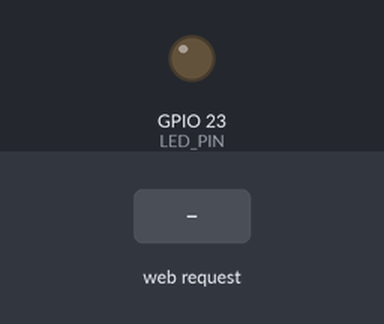
Recording of a sketch running on a simulated ESP32. On the bench: output pins drawn as LEDs (lit = HIGH). The inputs (shaded band) are chosen by the test bench. WiFi joins after 1.5 s; servers stay silent unless stated; what the sketch prints to the serial monitor is not drawn.

Above: at 2.7 s.
2.8 s: HTTP request GET /on received
At 3.2 s:
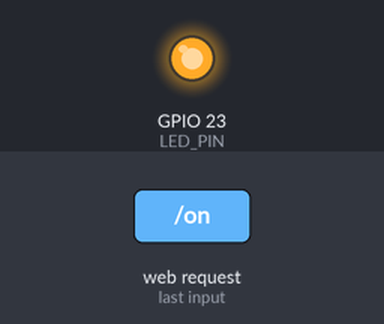
4.3 s: HTTP request GET /off received
At 5.5 s:
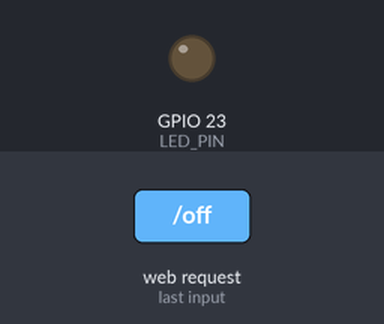
Timing chart, 0 to 7.3 s (numbered marks = the images above; inputs shaded):
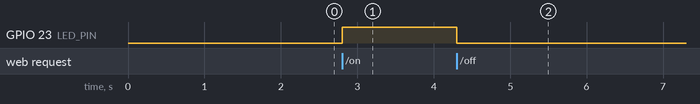

Measured:
- after the input at 2.8 s, GPIO 23 (LED_PIN): LOW → HIGH at once
- after the input at 4.3 s, GPIO 23 (LED_PIN): HIGH → LOW at once

The sketch:

esp32_led_temporizador_web.ino
```cpp
#include <WiFi.h>
#include <WebServer.h>

// ====== CONFIGURAR ======
const char* ssid     = "C.U.A";
const char* password = "C951u123a";
// ============================

const int LED_PIN = 23;
const unsigned long DURACION_MS = 10000;

bool ledState = false;
unsigned long marcaEncendido = 0;

WebServer server(80);

const char PAGINA[] PROGMEM = R"rawliteral(
<!DOCTYPE html>
<html lang="es">
<head>
<meta charset="UTF-8">
<meta name="viewport" content="width=device-width, initial-scale=1">
<title>Control LED</title>
<style>
  body { font-family: sans-serif; text-align: center; background: #111; color: #fff; padding-top: 50px; }
  #estado { font-size: 1.5rem; margin-bottom: 10px; }
  #cuenta { font-size: 1.2rem; margin-bottom: 30px; color: #ffb300; min-height: 1.5em; }
  button { font-size: 1.4rem; padding: 18px 36px; margin: 8px; border: none; border-radius: 16px;
           color: #fff; cursor: pointer; }
  #on  { background: #2e7d32; }
  #off { background: #c62828; }
</style>
</head>
<body>
  <h1>ESP32 · LED</h1>
  <div id="estado">Cargando...</div>
  <div id="cuenta"></div>
  <button id="on"  onclick="orden('/on')">ENCENDER</button>
  <button id="off" onclick="orden('/off')">APAGAR</button>

<script>
  function pintar(txt) {
    const [on, rest] = txt.split(',');
    const encendido = on === '1';
    document.getElementById('estado').textContent = encendido ? '💡 LED ENCENDIDO' : 'LED APAGADO';
    document.getElementById('cuenta').textContent = encendido ? ('Se apaga en ' + rest + ' s') : '';
  }
  function estado() { fetch('/estado').then(r => r.text()).then(pintar); }
  function orden(ruta) { fetch(ruta).then(r => r.text()).then(pintar); }
  estado();
  setInterval(estado, 1000);
</script>
</body>
</html>
)rawliteral";

// Segundos que faltan para el apagado automático (redondeado hacia arriba)
unsigned long segundosRestantes() {
  unsigned long transcurrido = millis() - marcaEncendido;
  if (transcurrido >= DURACION_MS) return 0;
  return (DURACION_MS - transcurrido + 999) / 1000;
}

String estadoTexto() {
  return String(ledState ? 1 : 0) + "," + String(ledState ? segundosRestantes() : 0);
}

void encender() {
  ledState = true;
  digitalWrite(LED_PIN, HIGH);
  marcaEncendido = millis();   // Cada orden Encender reinicia los 10 s
  Serial.printf("[%lu ms] LED ENCENDIDO (temporizador reiniciado)\n", marcaEncendido);
}

void apagar(const char* motivo) {
  ledState = false;
  digitalWrite(LED_PIN, LOW);
  Serial.printf("[%lu ms] LED APAGADO (%s)\n", millis(), motivo);
}

void handleRoot()   { server.send(200, "text/html", PAGINA); }
void handleEstado() { server.send(200, "text/plain", estadoTexto()); }
void handleOn()     { encender();           server.send(200, "text/plain", estadoTexto()); }
void handleOff()    { apagar("orden manual"); server.send(200, "text/plain", estadoTexto()); }

void setup() {
  Serial.begin(115200);
  pinMode(LED_PIN, OUTPUT);
  digitalWrite(LED_PIN, LOW);

  WiFi.mode(WIFI_STA);
  WiFi.begin(ssid, password);
  Serial.print("Conectando a WiFi");
  while (WiFi.status() != WL_CONNECTED) {
    delay(500);
    Serial.print(".");
  }
  Serial.println();
  Serial.print("Conectado. Abre en tu teléfono: http://");
  Serial.println(WiFi.localIP());

  server.on("/", handleRoot);
  server.on("/estado", handleEstado);
  server.on("/on", handleOn);
  server.on("/off", handleOff);
  server.begin();
}

void loop() {
  server.handleClient();   // Atiende al teléfono sin esperar

  // Revisión no bloqueante del temporizador: se evalúa en cada vuelta del loop
  if (ledState && (millis() - marcaEncendido >= DURACION_MS)) {
    apagar("temporizador de 10 s");
  }
}
```
